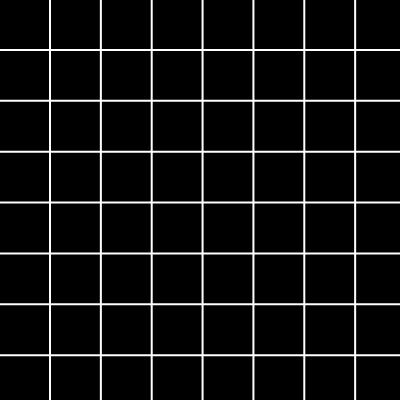
Frame 1 (no input)
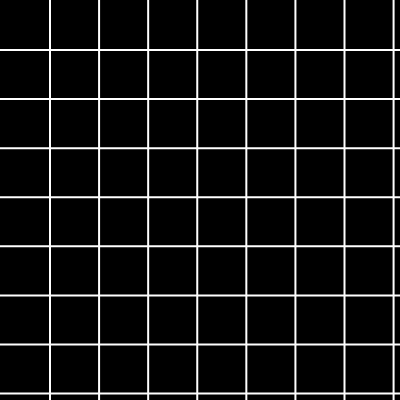
Frame 60 (no input)
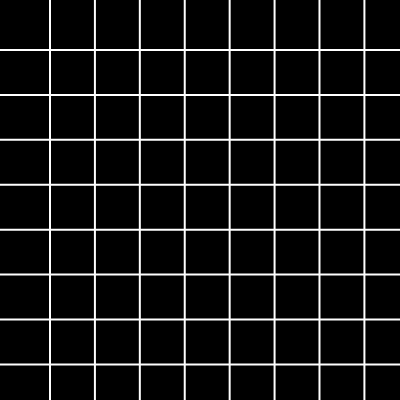
Frame 120 (the mouse pressed at the canvas centre since frame 60)

The p5.js sketch that drew these frames (run headless with seeded random() and noise() and a simulated clock; from frame 60 on, the mouse is pressed at the canvas centre):

// p5.js sketch
// ── sketch.js
let y = 0;
let spacing = 50;

function setup() {
  createCanvas(400, 400);
}

function draw() {
  background(0);
  
  spacing = spacing + random(-2, 2);
  
  stroke(255);
  strokeWeight(2);
  
  x=50;
  while (x< width){
    line(x, 0, x, height);
    x=x + spacing ;
  }
  
  y=50;
  while (y< height){
    line(0, y, width, y);
    y= y+ spacing ;
  }
}
